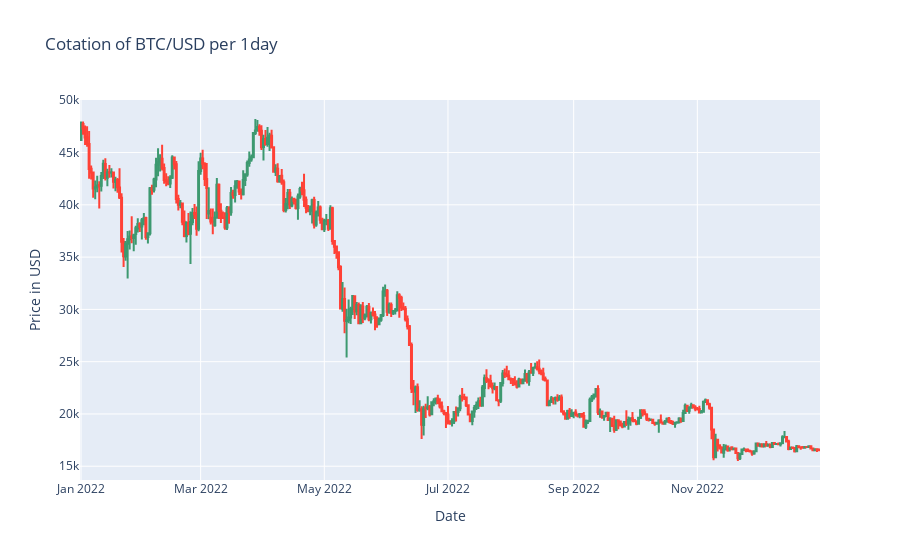

The notebook cell this image was saved under:
### Markdown cell above
### We can visualize the Data
- We can code two functions for visualizing the Close price and the candels which represent the outcome of the market on the considered interval

### Code cell
visualize_data(data, symbol, interval)
finance_visualize(data, symbol, interval)

### Figure 1 — Plotly figure (JSON) as saved in the notebook; plotly's stock layout.template omitted (floating-point values rounded to 4 significant figures; data arrays with more than 128 entries replaced by an {"elided": "..."} marker saying what was removed)
{"data": [{"close": {"elided": "365 float values"}, "high": {"elided": "365 float values"}, "low": {"elided": "365 float values"}, "open": {"elided": "365 float values"}, "type": "candlestick", "x": {"elided": "365 str values"}}], "layout": {"autosize": true, "title": {"text": "Cotation of BTC/USD per 1day"}, "xaxis": {"autorange": true, "range": ["2021-12-31 12:00", "2022-12-31 12:00"], "rangeslider": {"visible": false, "yaxis": {}}, "title": {"text": "Date"}, "type": "date"}, "yaxis": {"autorange": true, "range": [13680.0, 50030.0], "title": {"text": "Price in USD"}}}}
